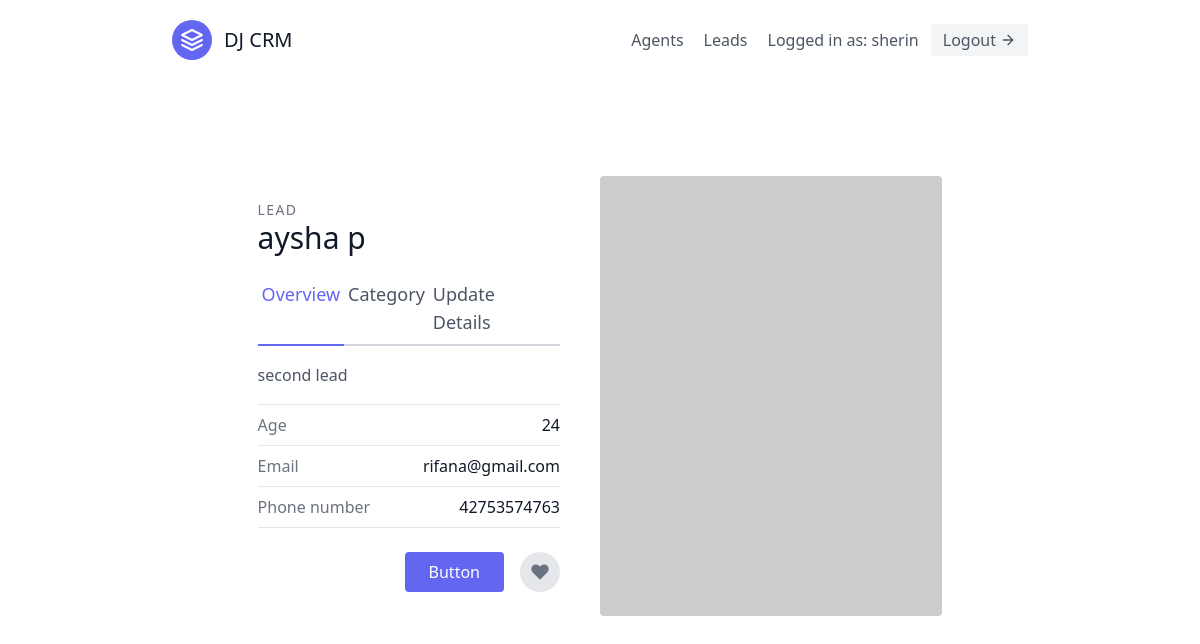
The app's page /leads/1/ (signed in) with its own data.
### leads/models.py (models this page shows, shortened)
class User(AbstractUser):
    is_organiser = models.BooleanField(default=True)
    is_agent = models.BooleanField(default=False)

class Lead(models.Model):
    first_name = models.CharField(max_length=50)
    last_name = models.CharField(max_length=50)
    age = models.IntegerField()
    organisation = models.ForeignKey(UserProfile, on_delete=models.CASCADE)
    agent = models.ForeignKey("Agent",null=True, blank=True, on_delete=models.SET_NULL)
    category = models.ForeignKey("Category",related_name="leads", null=True, blank=True, on_delete=models.SET_NULL)
    description = models.TextField()
    date_added = models.DateTimeField(auto_now_add=True)
    phone_number = models.CharField(max_length=20)
    email = models.EmailField()

### leads/views.py (the view)
# urls.py: path('<int:pk>/',LeadDetailView.as_view(), name='lead-detail'),
class LeadDetailView(LoginRequiredMixin, generic.DetailView):
    template_name = "leads/lead_details.html"
    context_object_name = "leads"
    def get_queryset(self):
        user = self.request.user
        if user.is_organiser:
            queryset = Lead.objects.filter(organisation=user.userprofile)
        else:
            queryset = Lead.objects.filter(organisation=user.agent.organisation)
            queryset = queryset.filter(agent__user=user)
        return queryset

### leads/templates/leads/lead_details.html
{% extends "base.html" %}
{% block content %}
        <section class="text-gray-600 body-font overflow-hidden">
  <div class="container px-5 py-24 mx-auto">
    <div class="lg:w-4/5 mx-auto flex flex-wrap">
      <div class="lg:w-1/2 w-full lg:pr-10 lg:py-6 mb-6 lg:mb-0">
        <h2 class="text-sm title-font text-gray-500 tracking-widest">LEAD</h2>
        <h1 class="text-gray-900 text-3xl title-font font-medium mb-4">{{ leads.first_name }} {{ leads.last_name }}</h1>
        <div class="flex mb-4">
           <a href="{% url 'leads:lead-detail' leads.pk %}" class="flex-grow text-indigo-500 border-b-2 border-indigo-500 py-2 text-lg px-1">Overview</a>
          <a href="{% url 'leads:lead-category-update' leads.pk %}" class="flex-grow border-b-2 border-gray-300 py-2 text-lg px-1">Category</a>
          <a href="{% url 'leads:lead-update' leads.pk %}" class="flex-grow border-b-2 border-gray-300 py-2 text-lg px-1"> Update Details</a>
        </div>
        <p class="leading-relaxed mb-4">{{ leads.description }}</p>
        <div class="flex border-t border-gray-200 py-2">
          <span class="text-gray-500">Age</span>
          <span class="ml-auto text-gray-900">{{ leads.age }}</span>
        </div>
        <div class="flex border-t border-gray-200 py-2">
          <span class="text-gray-500">Email</span>
          <span class="ml-auto text-gray-900">{{ leads.email }}</span>
        </div>
        <div class="flex border-t border-b mb-6 border-gray-200 py-2">
          <span class="text-gray-500">Phone number</span>
          <span class="ml-auto text-gray-900">{{ leads.phone_number }}</span>
        </div>
        <div class="flex">
          <button class="flex ml-auto text-white bg-indigo-500 border-0 py-2 px-6 focus:outline-none hover:bg-indigo-600 rounded">Button</button>
          <button class="rounded-full w-10 h-10 bg-gray-200 p-0 border-0 inline-flex items-center justify-center text-gray-500 ml-4">
            <svg fill="currentColor" stroke-linecap="round" stroke-linejoin="round" stroke-width="2" class="w-5 h-5" viewBox="0 0 24 24">
              <path d="M20.84 4.61a5.5 5.5 0 00-7.78 0L12 5.67l-1.06-1.06a5.5 5.5 0 00-7.78 7.78l1.06 1.06L12 21.23l7.78-7.78 1.06-1.06a5.5 5.5 0 000-7.78z"></path>
            </svg>
          </button>
        </div>
      </div>
      <img alt="ecommerce" class="lg:w-1/2 w-full lg:h-auto h-64 object-cover object-center rounded" src="https://dummyimage.com/400x400">
    </div>
  </div>
</section>
{% endblock content %}

### templates/navbar.html (shortened to what this page needs)
<header class="text-gray-600 body-font">
  <div class="container mx-auto flex flex-wrap p-5 flex-col md:flex-row items-center">
    <a class="flex title-font font-medium items-center text-gray-900 mb-4 md:mb-0">
      <svg xmlns="http://www.w3.org/2000/svg" fill="none" stroke="currentColor" stroke-linecap="round" stroke-linejoin="round" stroke-width="2" class="w-10 h-10 text-white p-2 bg-indigo-500 rounded-full" viewBox="0 0 24 24">
        <path d="M12 2L2 7l10 5 10-5-10-5zM2 17l10 5 10-5M2 12l10 5 10-5"></path>
      </svg>
      <span class="ml-3 text-xl">DJ CRM</span>
    </a>
    <nav class="md:ml-auto flex flex-wrap items-center text-base justify-center">
      {% if not request.user.is_authenticated %}
        <a href="{% url 'signup' %}" class="mr-5 hover:text-gray-900">Signup</a>
      {% else %}
        {% if request.user.is_organiser %}
        <a href="{% url 'agents:agent-list' %}" class="mr-5 hover:text-gray-900">Agents</a>
        {% endif %}
      <a href="{% url 'leads:lead-list' %}" class="mr-5 hover:text-gray-900">Leads</a>
       {% endif %}
    </nav>
    {% if  request.user.is_authenticated %}
      Logged in as: {{ request.user.username }}
      <a href="{% url 'logout' %}" ><button class="ml-3 inline-flex items-center bg-gray-100 border-0 py-1 px-3 focus:outline-none hover:bg-gray-200 rounded text-base mt-4 md:mt-0">
      Logout
      <svg fill="none" stroke="currentColor" stroke-linecap="round" stroke-linejoin="round" stroke-width="2" class="w-4 h-4 ml-1" viewBox="0 0 24 24">
        <path d="M5 12h14M12 5l7 7-7 7"></path>
      </svg>
    </button>
    </a>
    {% endif %}
  </div>
</header>

### records on screen
User: user.username "sherin"
Lead: first_name "aysha", last_name "p", description "second lead", age "24", email "rifana@gmail.com", phone_number "42753574763"
